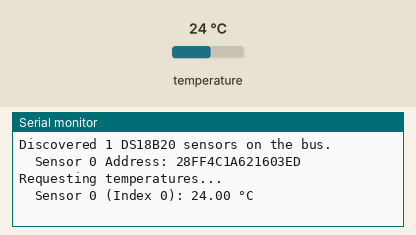
Bench run of a sketch on a simulated ESP32-S3. Shown: the last lines printed to the serial monitor. Inputs (shaded band) come from the test bench; at power-on: temperature 24 °C.

Above: at 2.2 s.
2.3 s: temperature set to 12 °C
At 4.4 s:
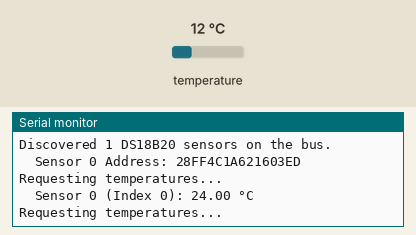
6.0 s: temperature set to 19 °C
At 8.1 s:
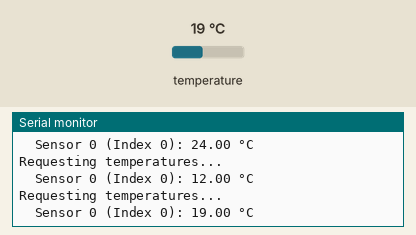
Timing chart, 0 to 9.6 s (numbered marks = the images above; inputs shaded):
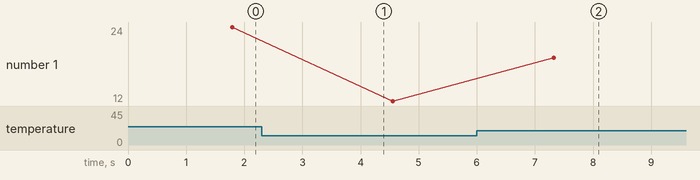

The sketch:

ds18b20_test.ino
```cpp
#include <Arduino.h>
#include <OneWire.h>
#include <DallasTemperature.h>

// Exact OneWire pin
#define ONEWIRE_PIN 8

OneWire oneWire(ONEWIRE_PIN);
DallasTemperature sensors(&oneWire);

void setup() {
  Serial.begin(115200);
  delay(1000);
  Serial.println("--- DS18B20 OneWire Temp Sensors Standalone Test ---");

  sensors.begin();
  int deviceCount = sensors.getDeviceCount();
  Serial.printf("Discovered %d DS18B20 sensors on the bus.\n", deviceCount);

  for (int i = 0; i < deviceCount; i++) {
    DeviceAddress address;
    if (sensors.getAddress(address, i)) {
      Serial.printf("  Sensor %d Address: ", i);
      for (uint8_t j = 0; j < 8; j++) {
        Serial.printf("%02X", address[j]);
      }
      Serial.println();
    }
  }
}

void loop() {
  int deviceCount = sensors.getDeviceCount();
  if (deviceCount == 0) {
    Serial.println("Error: No DS18B20 sensors connected! Check wiring on pin 4.");
    delay(3000);
    return;
  }

  Serial.println("\nRequesting temperatures...");
  sensors.requestTemperatures();

  for (int i = 0; i < deviceCount; i++) {
    float tempC = sensors.getTempCByIndex(i);
    if (tempC != DEVICE_DISCONNECTED_C) {
      Serial.printf("  Sensor %d (Index %d): %.2f °C\n", i, i, tempC);
    } else {
      Serial.printf("  Sensor %d (Index %d): ERROR Reading\n", i, i);
    }
  }

  delay(2000);
}
```

Measured:
- after the input at 6.0 s, the serial monitor: prints a new line after 1.3 s (image 2)
- plotted number 1: 24 → 12 after the input at 2.3 s, 12 → 19 after the input at 6.0 s
